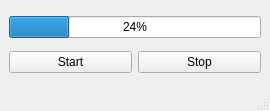
<?xml version="1.0" encoding="UTF-8"?>
<ui version="4.0">
 <class>MainWindow</class>
 <widget class="QMainWindow" name="MainWindow">
  <property name="geometry">
   <rect>
    <x>0</x>
    <y>0</y>
    <width>270</width>
    <height>111</height>
   </rect>
  </property>
  <property name="windowTitle">
   <string>MainWindow</string>
  </property>
  <widget class="QWidget" name="centralwidget">
   <layout class="QVBoxLayout" name="verticalLayout">
    <item>
     <widget class="QProgressBar" name="progressBar">
      <property name="value">
       <number>24</number>
      </property>
     </widget>
    </item>
    <item>
     <layout class="QHBoxLayout" name="horizontalLayout">
      <item>
       <widget class="QPushButton" name="pushButton_start">
        <property name="text">
         <string>Start</string>
        </property>
       </widget>
      </item>
      <item>
       <widget class="QPushButton" name="pushButton_stop">
        <property name="text">
         <string>Stop</string>
        </property>
       </widget>
      </item>
     </layout>
    </item>
   </layout>
  </widget>
  <widget class="QMenuBar" name="menubar">
   <property name="geometry">
    <rect>
     <x>0</x>
     <y>0</y>
     <width>270</width>
     <height>21</height>
    </rect>
   </property>
  </widget>
  <widget class="QStatusBar" name="statusbar"/>
 </widget>
 <resources/>
 <connections/>
</ui>
